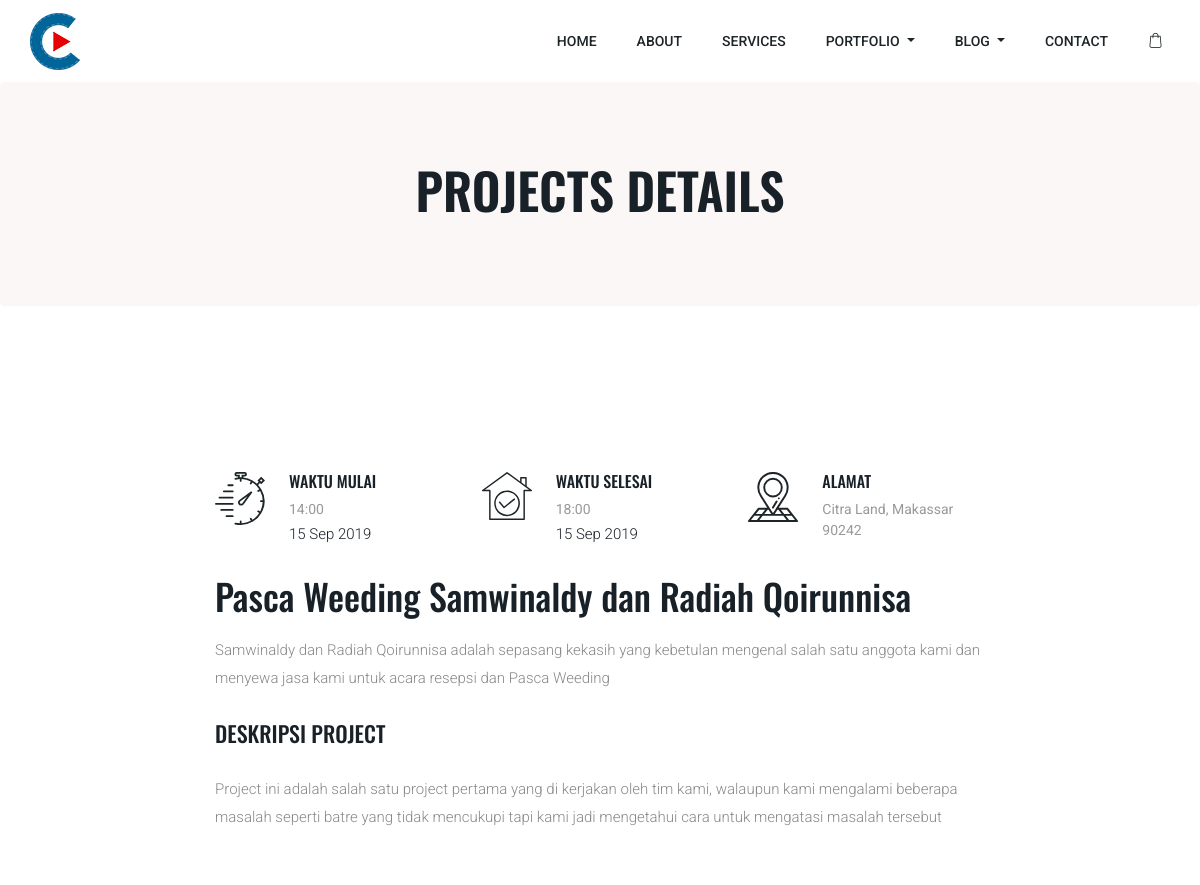
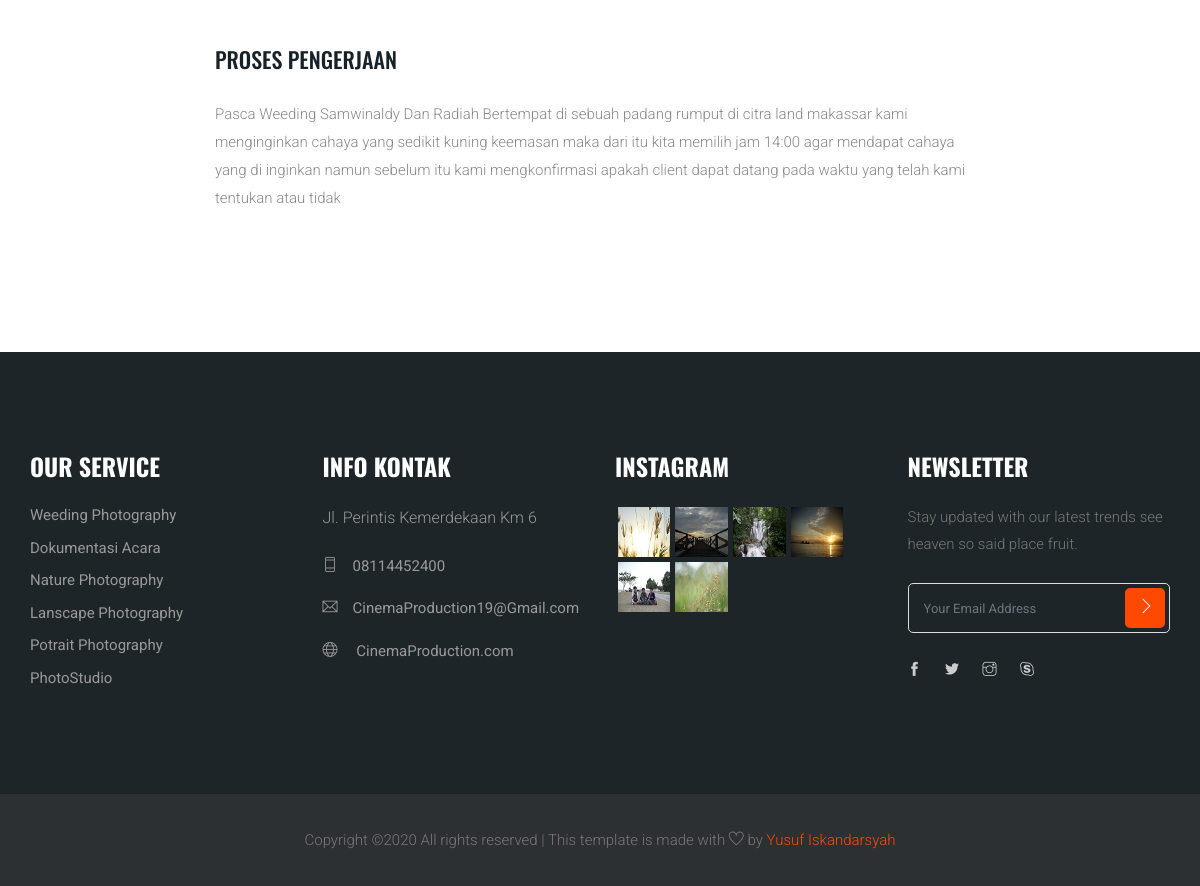
Screenshot of /index.php?halaman=portfolio_details&id=1 with the database file from the repository (2 pictures, top to bottom).
### tables this page shows
CREATE TABLE `portfolio` (
  `id` int(11) NOT NULL,
  `title` varchar(100) NOT NULL,
  `category` int(11) NOT NULL,
  `thumbnail` varchar(100) NOT NULL,
  `start_time` time NOT NULL,
  `start_date` date NOT NULL,
  `end_time` time NOT NULL,
  `end_date` date NOT NULL,
  `address` varchar(100) NOT NULL,
  `content` text NOT NULL
);

### portfolio_details.php (the view, shortened to what this page needs)
<?php
    $result=$koneksi->query("SELECT * FROM portfolio WHERE id='$_GET[id]'");
    $data=$result->fetch_assoc();
?>
<section class="breadcrumb breadcrumb_bg">
    <div class="container">
        <div class="row">
            <div class="col-lg-12">
                <div class="breadcrumb_iner text-center">
                    <div class="breadcrumb_iner_item">
                        <h2>projects details</h2>
                    </div>
                </div>
            </div>
        </div>
    </div>
</section>
<section class="project_details section_padding">
    <div class="container-fluid">
        <div class="row justify-content-center">
            <div class="col-lg-8">
                <div class="single_project_item">
                    <center>
                    </center>
                    <div class="project_time my-3">
                        <div class="row">
                            <div class="col-lg-4 col-sm-4">
                                <div class="single_project_details">
                                    <div class="media">
                                        <img src="assets/img/icon/project_details_icon_1.svg" class="mr-4" alt="#">
                                        <div class="media-body">
                                            <h5 class="mt-0">Waktu Mulai</h5>
                                            <span><?php echo date('H:i', strtotime($data['start_time'])) ?></span>
                                            <p><?php echo date('d M Y', strtotime($data['start_date'])) ?></p>
                                        </div>
                                    </div>
                                </div>
                            </div>
                            <div class="col-lg-4 col-sm-4">
                                <div class="single_project_details">
                                    <div class="media">
                                        <img src="assets/img/icon/project_details_icon_2.svg" class="mr-4" alt="#">
                                        <div class="media-body">
                                            <h5 class="mt-0">Waktu Selesai</h5>
                                            <span><?php echo date('H:i', strtotime($data['end_time'])) ?></span>
                                            <p><?php echo date('d M Y', strtotime($data['end_date'])) ?></p>
                                        </div>
                                    </div>
                                </div>
                            </div>
                            <div class="col-lg-4 col-sm-4">
                                <div class="single_project_details">
                                    <div class="media">
                                        <img src="assets/img/icon/project_details_icon_3.svg" class="mr-4" alt="#">
                                        <div class="media-body">
                                            <h5 class="mt-0">Alamat</h5>
                                            <span><?php echo $data['address'] ?></span>
                                        </div>
                                    </div>
                                </div>
                            </div>
                        </div>
                    </div>
                    <?php echo $data['content'] ?>
                </div>
            </div>
        </div>
    </div>
</section>

### rows the page displays
portfolio: start_time "14:00", start_date "15 Sep 2019", end_time "18:00", end_date "15 Sep 2019", address "Citra Land, Makassar 90242", content "Pasca Weeding Samwinaldy dan Radiah Qoirunnisa Samwinaldy dan Radiah Qoirunnisa adalah sepasang kekasih yang kebetulan mengenal salah satu anggota kami dan menyewa jasa kami untuk acara resepsi dan Pasca Weeding DESKRIPSI PROJECT Project ini adalah salah satu project pertama yang di kerjakan oleh tim kami, walaupun kami mengalami beberapa masalah seperti batre yang tidak mencukupi tapi kami jadi mengetahui cara untuk mengatasi masalah tersebut PROSES PENGERJAAN Pasca Weeding Samwinaldy Dan Radiah Bertempat di sebuah padang rumput di citra land makassar kami menginginkan cahaya yang sedikit kuning keemasan maka dari itu kita memilih jam 14:00 agar mendapat cahaya yang di inginkan namun…"
